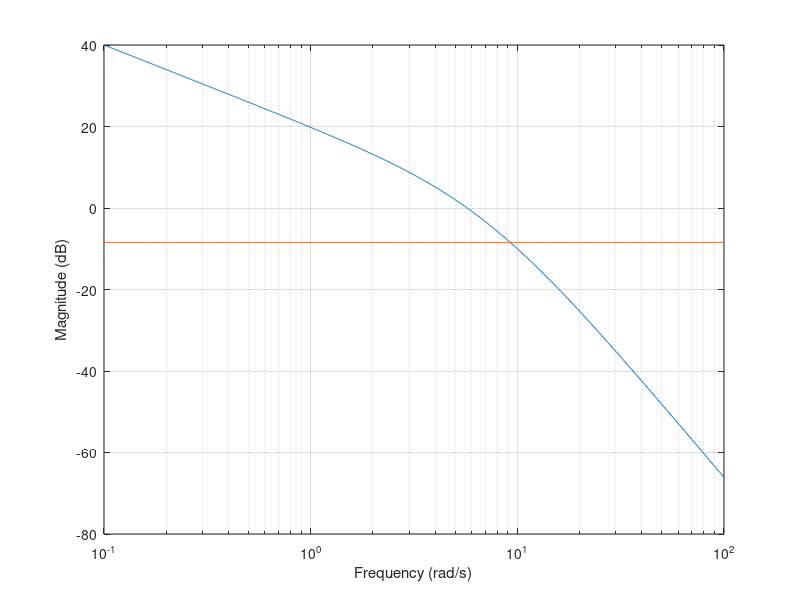

MATLAB code to generate this figure:
K=500;
numg=[1];
deng=[1 15 50 0];
sysg=tf(numg,deng);
sys=K*sysg;

[Gm,Pm,Wcg,Wcp]=margin(sys);


Phi=(60-Pm)*pi/180;
alpha=(1+sin(Phi))/(1-sin(Phi));
[mag,phase,w]=bode(sys);
mag_save(1,:)=mag(:,1,:);

M=-10*log10(alpha)*ones(length(w),1);

semilogx(w,20*log10(mag_save),w,M)
grid on
X=xlabel('Frequency (rad/s)')
Y=ylabel('Magnitude (dB)')
%set([X,Y],'FontName','times','FontSize',18,'FontAngle','Italic','FontWeight','bold')
%set(findall(gcf,'type','axes'),'fontsize',20,'Fontname','Times','fontWeight','bold');
